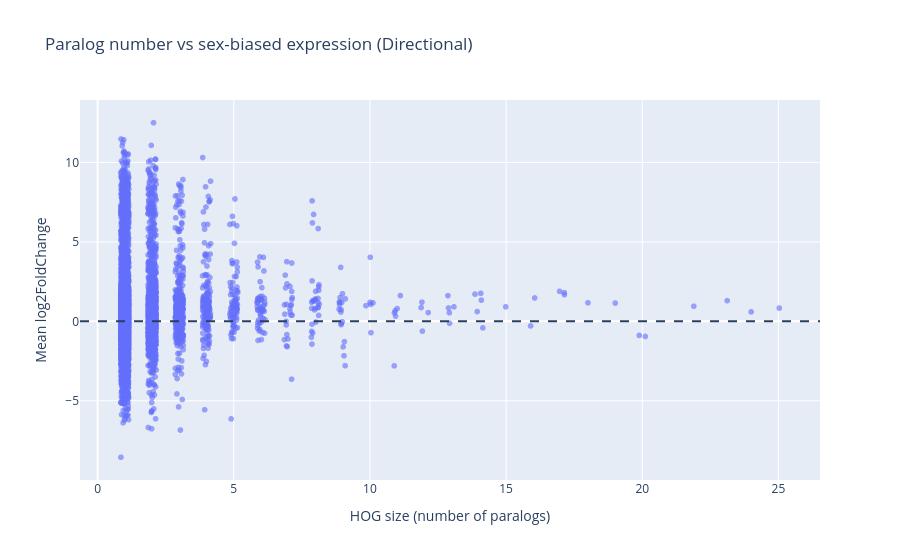

The code cell stored with this chart in its notebook:
### Markdown cell above
Plot

### Code cell
#Add some jitter on x-axis
np.random.seed(42)  # for reproducibility

hog_summary["HOG_size_jitter"] = (
    hog_summary["HOG_size"]
    + np.random.uniform(-0.15, 0.15, size=len(hog_summary))
)


fig = px.scatter(
    hog_summary,
    x="HOG_size_jitter",
    y="mean_log2FC",
    hover_name="HOG",
    opacity=0.6,
    labels={
        "HOG_size_jitter": "HOG size (number of paralogs)",
        "mean_log2FC": "Mean log2FoldChange"
    },
    title="Paralog number vs sex-biased expression (Directional)"
)

fig.add_hline(y=0, line_dash="dash")
fig.show()

### Figure 1 — Plotly figure (JSON) as saved in the notebook; plotly's stock layout.template omitted (floating-point values rounded to 4 significant figures; data arrays with more than 128 entries replaced by an {"elided": "..."} marker saying what was removed)
{"data": [{"hovertemplate": "<b>%{hovertext}</b><br><br>HOG size (number of paralogs)=%{x}<br>Mean log2FoldChange=%{y}<extra></extra>", "hovertext": {"elided": "10850 str values"}, "legendgroup": "", "marker": {"color": "#636efa", "opacity": 0.6, "symbol": "circle"}, "mode": "markers", "name": "", "showlegend": false, "type": "scattergl", "x": {"elided": "10850 float values"}, "xaxis": "x", "y": {"elided": "10850 float values"}, "yaxis": "y"}], "layout": {"legend": {"tracegroupgap": 0}, "shapes": [{"line": {"dash": "dash"}, "type": "line", "x0": 0, "x1": 1, "xref": "x domain", "y0": 0, "y1": 0, "yref": "y"}], "title": {"text": "Paralog number vs sex-biased expression (Directional)"}, "xaxis": {"anchor": "y", "domain": [0, 1], "title": {"text": "HOG size (number of paralogs)"}}, "yaxis": {"anchor": "x", "domain": [0, 1], "title": {"text": "Mean log2FoldChange"}}}}
